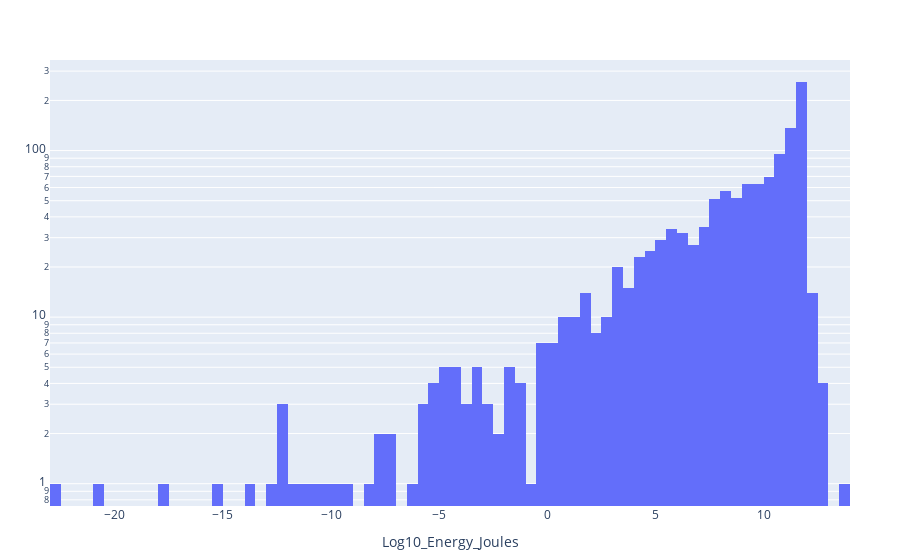

The notebook cell this image was saved under:
### Code cell
plot(sub_second_approx_energy_df, x=:Log10_Energy_Joules, kind = "histogram", nbinsx = 100, 
Layout(yaxis_type = "log"))

### Figure 1 — Plotly figure (JSON) as saved in the notebook; plotly's stock layout.template omitted (floating-point values rounded to 4 significant figures; data arrays with more than 128 entries replaced by an {"elided": "..."} marker saying what was removed)
{"data": [{"nbinsx": 100, "type": "histogram", "x": {"elided": "3089 float values"}, "xaxis": "x", "yaxis": "y"}], "layout": {"legend": {"tracegroupgap": 0}, "margin": {"b": 50, "l": 50, "r": 50, "t": 60}, "xaxis": {"title": {"text": "Log10_Energy_Joules"}}, "yaxis": {"type": "log"}}}
